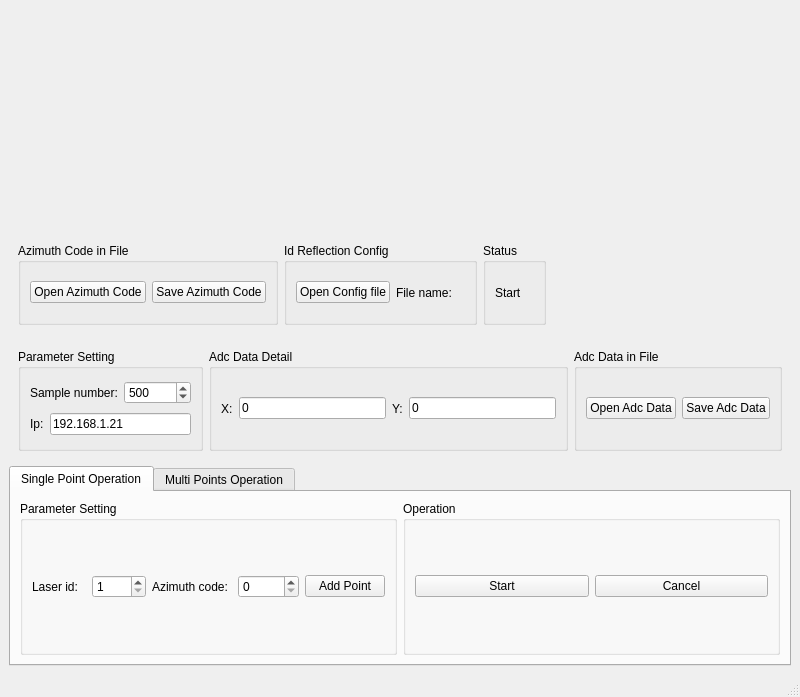
<?xml version="1.0" encoding="UTF-8"?>
<ui version="4.0">
 <class>AdcPlotUi</class>
 <widget class="QMainWindow" name="AdcPlotUi">
  <property name="geometry">
   <rect>
    <x>0</x>
    <y>0</y>
    <width>800</width>
    <height>697</height>
   </rect>
  </property>
  <property name="windowTitle">
   <string>Adc data</string>
  </property>
  <widget class="QWidget" name="centralwidget">
   <layout class="QGridLayout" name="gridLayout_8">
    <item row="0" column="0">
     <widget class="QCustomPlot" name="AdcWidget" native="true">
      <property name="minimumSize">
       <size>
        <width>0</width>
        <height>0</height>
       </size>
      </property>
     </widget>
    </item>
    <item row="1" column="0">
     <widget class="QWidget" name="widget" native="true">
      <property name="maximumSize">
       <size>
        <width>16777215</width>
        <height>100</height>
       </size>
      </property>
      <layout class="QGridLayout" name="gridLayout_3">
       <item row="0" column="0">
        <layout class="QHBoxLayout" name="FirstHorizontalLayout">
         <item>
          <widget class="QGroupBox" name="groupBox_6">
           <property name="title">
            <string>Azimuth Code in File</string>
           </property>
           <layout class="QHBoxLayout" name="horizontalLayout_4">
            <item>
             <widget class="QPushButton" name="OpenAzimuthCodeButton">
              <property name="text">
               <string>Open Azimuth Code</string>
              </property>
             </widget>
            </item>
            <item>
             <widget class="QPushButton" name="SaveAzimuthCodeButton">
              <property name="text">
               <string>Save Azimuth Code</string>
              </property>
             </widget>
            </item>
           </layout>
          </widget>
         </item>
         <item>
          <widget class="QGroupBox" name="groupBox_2">
           <property name="title">
            <string>Id Reflection Config</string>
           </property>
           <layout class="QHBoxLayout" name="horizontalLayout">
            <item>
             <widget class="QPushButton" name="OpenFileButton">
              <property name="text">
               <string>Open Config file</string>
              </property>
             </widget>
            </item>
            <item>
             <widget class="QLabel" name="label_5">
              <property name="text">
               <string>File name:</string>
              </property>
             </widget>
            </item>
            <item>
             <widget class="QLabel" name="FileNameLabel">
              <property name="text">
               <string/>
              </property>
             </widget>
            </item>
           </layout>
          </widget>
         </item>
         <item>
          <widget class="QGroupBox" name="groupBox_7">
           <property name="title">
            <string>Status</string>
           </property>
           <layout class="QGridLayout" name="gridLayout">
            <item row="0" column="0">
             <widget class="QLabel" name="StatusLabel">
              <property name="text">
               <string>Start</string>
              </property>
             </widget>
            </item>
           </layout>
          </widget>
         </item>
         <item>
          <spacer name="horizontalSpacer_6">
           <property name="orientation">
            <enum>Qt::Horizontal</enum>
           </property>
           <property name="sizeHint" stdset="0">
            <size>
             <width>40</width>
             <height>20</height>
            </size>
           </property>
          </spacer>
         </item>
        </layout>
       </item>
      </layout>
     </widget>
    </item>
    <item row="2" column="0">
     <widget class="QWidget" name="widget_2" native="true">
      <property name="maximumSize">
       <size>
        <width>16777215</width>
        <height>120</height>
       </size>
      </property>
      <layout class="QGridLayout" name="gridLayout_7">
       <item row="0" column="0">
        <layout class="QHBoxLayout" name="SecondHorizontalLayout">
         <item>
          <widget class="QGroupBox" name="groupBox_8">
           <property name="title">
            <string>Parameter Setting</string>
           </property>
           <layout class="QGridLayout" name="gridLayout_6">
            <property name="sizeConstraint">
             <enum>QLayout::SetDefaultConstraint</enum>
            </property>
            <item row="0" column="1">
             <widget class="QSpinBox" name="SampleNumberSpinBox">
              <property name="maximum">
               <number>100000</number>
              </property>
              <property name="value">
               <number>500</number>
              </property>
             </widget>
            </item>
            <item row="0" column="0">
             <widget class="QLabel" name="label_3">
              <property name="text">
               <string>Sample number:</string>
              </property>
             </widget>
            </item>
            <item row="1" column="0" colspan="2">
             <layout class="QHBoxLayout" name="horizontalLayout_10">
              <item>
               <widget class="QLabel" name="label_6">
                <property name="text">
                 <string>Ip:</string>
                </property>
               </widget>
              </item>
              <item>
               <widget class="QLineEdit" name="MasterIpLineEdit">
                <property name="text">
                 <string>192.168.1.21</string>
                </property>
               </widget>
              </item>
             </layout>
            </item>
           </layout>
          </widget>
         </item>
         <item>
          <widget class="QGroupBox" name="groupBox_3">
           <property name="title">
            <string>Adc Data Detail</string>
           </property>
           <layout class="QHBoxLayout" name="horizontalLayout_7">
            <item>
             <layout class="QHBoxLayout" name="horizontalLayout_5">
              <item>
               <widget class="QLabel" name="label_7">
                <property name="text">
                 <string>X:</string>
                </property>
               </widget>
              </item>
              <item>
               <widget class="QLineEdit" name="XLineEdit">
                <property name="text">
                 <string>0</string>
                </property>
                <property name="readOnly">
                 <bool>true</bool>
                </property>
               </widget>
              </item>
             </layout>
            </item>
            <item>
             <layout class="QHBoxLayout" name="horizontalLayout_6">
              <item>
               <widget class="QLabel" name="label_8">
                <property name="text">
                 <string>Y:</string>
                </property>
               </widget>
              </item>
              <item>
               <widget class="QLineEdit" name="YLineEdit">
                <property name="text">
                 <string>0</string>
                </property>
                <property name="readOnly">
                 <bool>true</bool>
                </property>
               </widget>
              </item>
             </layout>
            </item>
           </layout>
          </widget>
         </item>
         <item>
          <widget class="QGroupBox" name="groupBox">
           <property name="title">
            <string>Adc Data in File</string>
           </property>
           <layout class="QHBoxLayout" name="horizontalLayout_3">
            <item>
             <widget class="QPushButton" name="OpenAdcDataButton">
              <property name="text">
               <string>Open Adc Data</string>
              </property>
             </widget>
            </item>
            <item>
             <widget class="QPushButton" name="SaveAdcDataButton">
              <property name="text">
               <string>Save Adc Data</string>
              </property>
             </widget>
            </item>
           </layout>
          </widget>
         </item>
        </layout>
       </item>
      </layout>
     </widget>
    </item>
    <item row="3" column="0">
     <widget class="QTabWidget" name="tabWidget">
      <property name="maximumSize">
       <size>
        <width>16777215</width>
        <height>200</height>
       </size>
      </property>
      <property name="currentIndex">
       <number>0</number>
      </property>
      <widget class="QWidget" name="tab">
       <attribute name="title">
        <string>Single Point Operation</string>
       </attribute>
       <layout class="QGridLayout" name="gridLayout_2">
        <item row="1" column="0">
         <layout class="QHBoxLayout" name="horizontalLayout_2">
          <item>
           <widget class="QGroupBox" name="groupBox_5">
            <property name="title">
             <string>Parameter Setting</string>
            </property>
            <layout class="QHBoxLayout" name="horizontalLayout_9">
             <item>
              <widget class="QLabel" name="label">
               <property name="text">
                <string>Laser id:</string>
               </property>
              </widget>
             </item>
             <item>
              <widget class="QSpinBox" name="LaserIdSpinBox">
               <property name="minimum">
                <number>1</number>
               </property>
               <property name="maximum">
                <number>256</number>
               </property>
              </widget>
             </item>
             <item>
              <widget class="QLabel" name="label_2">
               <property name="text">
                <string>Azimuth code: </string>
               </property>
              </widget>
             </item>
             <item>
              <widget class="QSpinBox" name="AzimuthCodeSpinBox">
               <property name="maximum">
                <number>40000</number>
               </property>
              </widget>
             </item>
             <item>
              <widget class="QPushButton" name="AddPointPushButton">
               <property name="text">
                <string>Add Point</string>
               </property>
              </widget>
             </item>
            </layout>
           </widget>
          </item>
         </layout>
        </item>
        <item row="1" column="1">
         <widget class="QGroupBox" name="groupBox_4">
          <property name="title">
           <string>Operation</string>
          </property>
          <layout class="QHBoxLayout" name="horizontalLayout_8">
           <item>
            <widget class="QPushButton" name="StartButton">
             <property name="text">
              <string>Start</string>
             </property>
            </widget>
           </item>
           <item>
            <widget class="QPushButton" name="CancelPushButton">
             <property name="text">
              <string>Cancel</string>
             </property>
            </widget>
           </item>
          </layout>
         </widget>
        </item>
       </layout>
      </widget>
      <widget class="QWidget" name="tab_2">
       <attribute name="title">
        <string>Multi Points Operation</string>
       </attribute>
       <layout class="QGridLayout" name="gridLayout_5">
        <item row="0" column="0">
         <widget class="QTableWidget" name="ParameterTableWidget">
          <property name="maximumSize">
           <size>
            <width>16777215</width>
            <height>16777215</height>
           </size>
          </property>
          <column>
           <property name="text">
            <string>Laser id</string>
           </property>
          </column>
          <column>
           <property name="text">
            <string>Azimuth code</string>
           </property>
          </column>
          <column>
           <property name="text">
            <string>Status</string>
           </property>
          </column>
          <column>
           <property name="text">
            <string>Save Path</string>
           </property>
          </column>
          <column>
           <property name="text">
            <string>Operation</string>
           </property>
          </column>
         </widget>
        </item>
        <item row="0" column="1">
         <layout class="QGridLayout" name="gridLayout_4">
          <item row="0" column="2" colspan="2">
           <widget class="QPushButton" name="MultiStartPushButton">
            <property name="text">
             <string>Start</string>
            </property>
           </widget>
          </item>
          <item row="2" column="2">
           <widget class="QPushButton" name="MultiAddPointsPushButton">
            <property name="text">
             <string>Add Points</string>
            </property>
           </widget>
          </item>
          <item row="2" column="3">
           <widget class="QPushButton" name="MultiDeletePushButton">
            <property name="text">
             <string>Deletet</string>
            </property>
           </widget>
          </item>
          <item row="1" column="3">
           <widget class="QLabel" name="MultiFilePathLabel">
            <property name="minimumSize">
             <size>
              <width>20</width>
              <height>0</height>
             </size>
            </property>
            <property name="text">
             <string/>
            </property>
           </widget>
          </item>
          <item row="1" column="2">
           <widget class="QLabel" name="label_4">
            <property name="text">
             <string>Save path:</string>
            </property>
           </widget>
          </item>
         </layout>
        </item>
       </layout>
      </widget>
     </widget>
    </item>
   </layout>
  </widget>
  <widget class="QStatusBar" name="statusbar"/>
  <widget class="QMenuBar" name="menubar">
   <property name="geometry">
    <rect>
     <x>0</x>
     <y>0</y>
     <width>800</width>
     <height>22</height>
    </rect>
   </property>
  </widget>
 </widget>
 <customwidgets>
  <customwidget>
   <class>QCustomPlot</class>
   <extends>QWidget</extends>
   <header>utils/qcustomplot/qcustomplot.h</header>
   <container>1</container>
  </customwidget>
 </customwidgets>
 <resources/>
 <connections/>
</ui>
